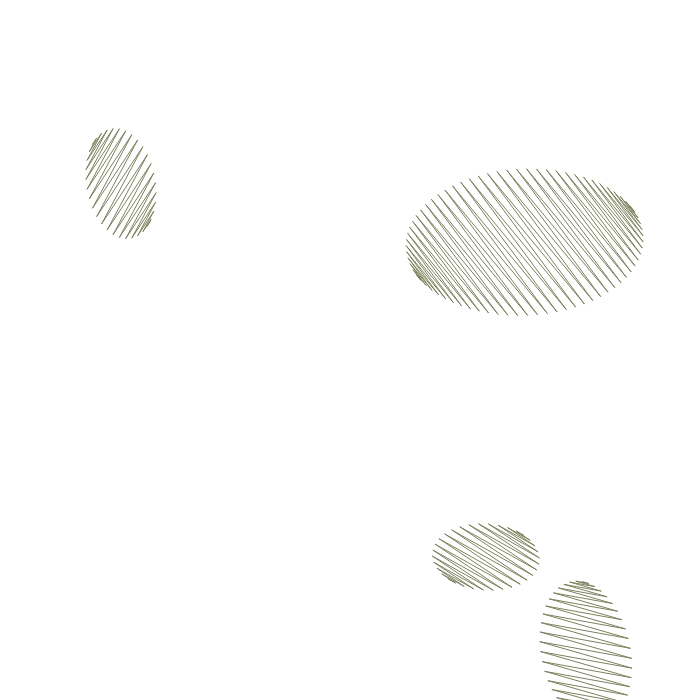
Frame 1 (no input)
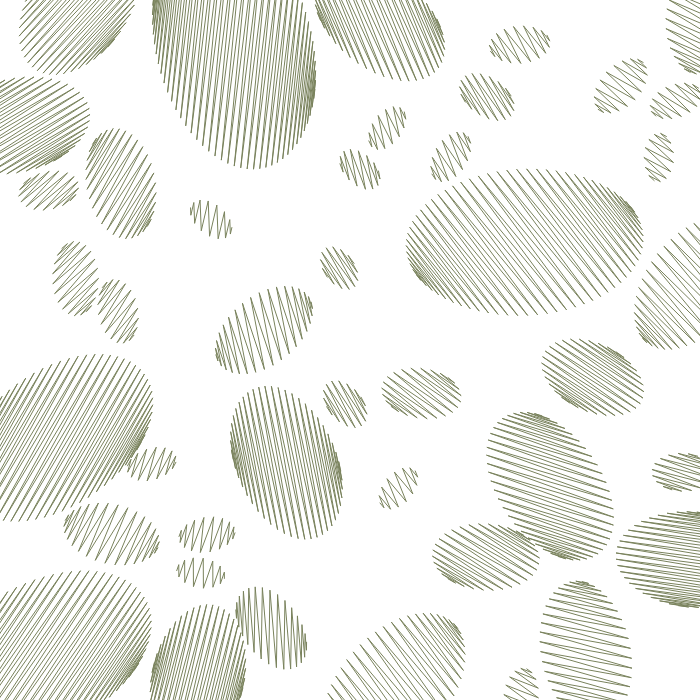
Frame 60 (no input)
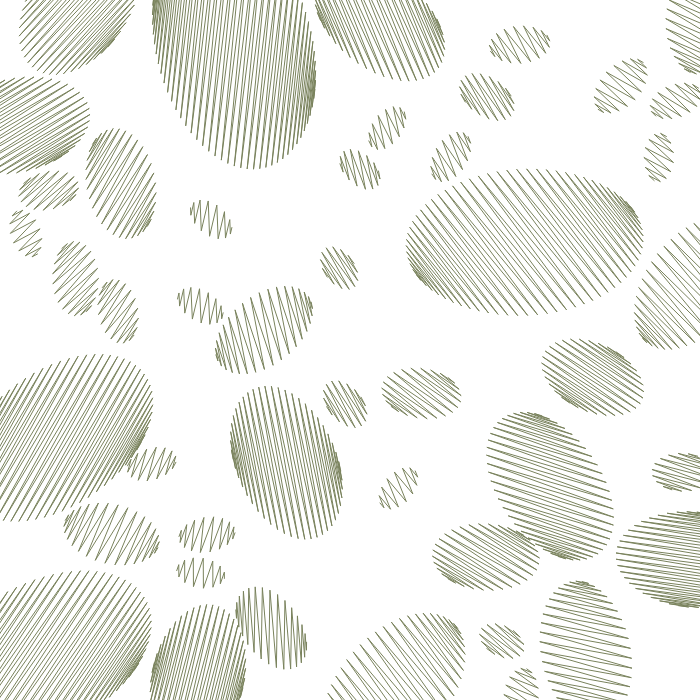
Frame 120 (the mouse pressed at the canvas centre since frame 60)

The p5.js sketch that drew these frames (run headless with seeded random() and noise() and a simulated clock; from frame 60 on, the mouse is pressed at the canvas centre):

// p5.js sketch
// ── sketch.js
// ============================================
// p5.js Sketch 模板
// ============================================

// 設定原始畫布尺寸（你的設計基準尺寸）
// 修改這裡來設定你的作品尺寸
const BASE_WIDTH = 700;
const BASE_HEIGHT = 700;

// ============================================
// 全域變數
// ============================================

let scaleRatio = 1;
let canvasWidth = BASE_WIDTH;
let canvasHeight = BASE_HEIGHT;
let p5Initialized = false;

// 在這裡宣告你的自訂變數
const ellipses = [];
let segmentModifier;

// ============================================
// 控制訊息監聽（用於暫停/播放功能）
// ============================================

window.addEventListener("message", function (event) {
  if (!p5Initialized) return; // 等待 p5.js 初始化完成

  if (event.data && event.data.type === "pause-sketch") {
    // 暫停動畫
    noLoop();
  } else if (event.data && event.data.type === "play-sketch") {
    // 繼續播放動畫
    loop();
  }
});

// ============================================
// p5.js 設定函數
// ============================================

async function setup() {
  // 取得容器
  const container = document.getElementById("p5-canvas-wrapper");
  if (!container) {
    // 如果沒有容器，使用預設尺寸
    createCanvas(BASE_WIDTH, BASE_HEIGHT);
    pixelDensity(1);

    segmentModifier = random(3, 6);

    noFill();
    colorMode(HSB);
    stroke(random(360), 29, 51);
    strokeWeight(1);

    for (let i = 0; i < 500; i++) {
      let x = random(BASE_WIDTH);
      let y = random(BASE_HEIGHT);
      let baseSize = max(randomGaussian(100, 50), 30);
      let w = baseSize;
      let h = baseSize * 1.618;
      let angle = random(TAU);

      let myEllipse = new MyEllipse(x, y, w, h, angle);

      let collisionChecked = true;
      for (let e of ellipses) {
        if (myEllipse.isCollision(e)) {
          collisionChecked = false;
          break;
        }
      }
      if (collisionChecked) {
        ellipses.push(myEllipse);
      }
    }

    for (let e of ellipses) {
      // e.draw()
      e.draw();
      await sleep(10);
    }

    p5Initialized = true; // 標記 p5.js 已初始化
    return;
  }

  // 計算容器尺寸（使用 requestAnimationFrame 確保 DOM 已準備好）
  let containerWidth =
    container.offsetWidth || container.clientWidth || window.innerWidth;
  let containerHeight =
    container.offsetHeight || container.clientHeight || window.innerHeight;

  // 如果容器尺寸為 0，使用視窗尺寸
  if (containerWidth === 0 || containerHeight === 0) {
    containerWidth = window.innerWidth;
    containerHeight = window.innerHeight;
  }

  // 計算縮放比例（保持寬高比）
  const scaleX = containerWidth / BASE_WIDTH;
  const scaleY = containerHeight / BASE_HEIGHT;
  scaleRatio = min(scaleX, scaleY); // 使用較小的比例以保持寬高比

  // 計算實際 canvas 尺寸
  canvasWidth = BASE_WIDTH * scaleRatio;
  canvasHeight = BASE_HEIGHT * scaleRatio;

  // 建立 canvas（p5.js 會自動將它添加到 body）
  createCanvas(canvasWidth, canvasHeight);

  // 確保 canvas 在容器中（如果還沒有）
  const canvas = document.querySelector("canvas");
  if (canvas && container && !container.contains(canvas)) {
    container.appendChild(canvas);
  }

  // 根據縮放比例和設備像素比設定 pixelDensity
  // 目標：維持相同的視覺 PPI（每英寸像素數）
  // 公式：pixelDensity = devicePixelRatio * scaleRatio
  const devicePixelRatio = window.devicePixelRatio || 1;
  const targetDensity = devicePixelRatio * scaleRatio;

  // 限制在合理範圍內（1-3）以平衡畫質和效能
  // 注意：較高的 pixelDensity 會增加渲染負擔，可能導致初始卡頓
  const finalDensity = Math.max(1, Math.min(targetDensity, 3));
  pixelDensity(finalDensity);

  // 提示：如果遇到初始卡頓，可以考慮：
  // 1. 降低 pixelDensity 上限（例如改為 2）
  // 2. 將複雜的初始化邏輯延遲到 draw() 的第一幀
  // 3. 使用 requestAnimationFrame 分批處理大量計算

  // ============================================
  // 在這裡初始化你的變數
  // ============================================
  push();
  scale(scaleRatio);
  background(255);

  segmentModifier = random(3, 6);

  noFill();
  colorMode(HSB);
  stroke(random(360), 29, 51);
  strokeWeight(1);

  for (let i = 0; i < 500; i++) {
    let x = random(BASE_WIDTH);
    let y = random(BASE_HEIGHT);
    let baseSize = max(randomGaussian(100, 50), 30);
    let w = baseSize;
    let h = baseSize * 1.618;
    let angle = random(TAU);

    let myEllipse = new MyEllipse(x, y, w, h, angle);

    let collisionChecked = true;
    for (let e of ellipses) {
      if (myEllipse.isCollision(e)) {
        collisionChecked = false;
        break;
      }
    }
    if (collisionChecked) {
      ellipses.push(myEllipse);
    }
  }

  for (let e of ellipses) {
    // e.draw()
    e.draw();
    await sleep(10);
  }

  pop();

  // 標記 p5.js 已初始化，現在可以安全使用 noLoop() 和 loop()
  p5Initialized = true;
  noLoop();
}

// ============================================
// p5.js 繪製函數（動畫循環）
// ============================================

function draw() {
  push();
  scale(scaleRatio);

  // ============================================
  // 在這裡撰寫你的創作程式碼
  // ============================================
  // 注意：
  // 1. 這裡的座標系統是基於 BASE_WIDTH x BASE_HEIGHT 的
  // 2. 實際繪製會自動縮放到 canvasWidth x canvasHeight
  // 3. 你可以直接使用 BASE_WIDTH 和 BASE_HEIGHT 作為參考
  // 4. mouseX 和 mouseY 需要除以 scaleRatio 來取得正確的座標
  //    例如：let mx = mouseX / scaleRatio;
  //         let my = mouseY / scaleRatio;

  // 範例程式碼：
  // background(220);
  // fill(255, 0, 0);
  // circle(BASE_WIDTH / 2, BASE_HEIGHT / 2, 50);

  // x += speed;
  // if (x > BASE_WIDTH) {
  //   x = 0;
  // }
  // fill(0, 0, 255);
  // circle(x, BASE_HEIGHT / 2, 30);

  pop();
}

class MyEllipse {
  constructor(x, y, w, h, angle) {
    this.position = createVector(x, y);
    this.w = w;
    this.h = h;
    this.n = noise(this.position.x * 0.001, this.position.y * 0.001);
    this.angle = angle;
    this.segments = round((w + h) / segmentModifier);
    // this.segments = 10
  }

  draw() {
    const vertices = this.getVertices();
    const v = createVector(1, 0).rotate(this.n * TAU);
    vertices.sort(function (a, b) {
      const projectionA = getProjection(
        a.copy().add(BASE_WIDTH * 100, BASE_HEIGHT * 100),
        v
      );
      const projectionB = getProjection(
        b.copy().add(BASE_WIDTH * 100, BASE_HEIGHT * 100),
        v
      );
      return projectionA.mag() - projectionB.mag();
    });
    beginShape();

    for (let v of vertices) {
      vertex(v.x, v.y);
    }

    endShape();
  }

  getVertices() {
    let vertices = [];
    for (let i = 0; i < this.segments; i++) {
      let t = (i / this.segments) * TWO_PI;

      let px = (this.w / 2) * cos(t);
      let py = (this.h / 2) * sin(t);

      let rotatedX = px * cos(this.angle) - py * sin(this.angle);
      let rotatedY = px * sin(this.angle) + py * cos(this.angle);

      vertices.push(
        createVector(this.position.x + rotatedX, this.position.y + rotatedY)
      );
    }
    return vertices;
  }

  getAxes(vertices) {
    let axes = [];
    for (let i = 0; i < vertices.length; i++) {
      let p1 = vertices[i];
      let p2 = vertices[(i + 1) % vertices.length];

      let edge = p5.Vector.sub(p2, p1);

      let n = createVector(-edge.y, edge.x);
      n.normalize();

      axes.push(n);
    }
    return axes;
  }

  projectOntoAxis(axis, vertices) {
    let minAxis = Infinity;
    let maxAxis = -Infinity;

    for (let v of vertices) {
      let projection = v.dot(axis);
      minAxis = Math.min(minAxis, projection);
      maxAxis = Math.max(maxAxis, projection);
    }

    return {
      minAxis,
      maxAxis,
    };
  }
  projectionsOverlap(proj1, proj2) {
    return !(proj1.maxAxis < proj2.minAxis || proj2.maxAxis < proj1.minAxis);
  }

  // SAT
  isCollision(anotherEllipse) {
    let verticesA = this.getVertices();
    let verticesB = anotherEllipse.getVertices();

    let axesA = this.getAxes(verticesA);
    let axesB = this.getAxes(verticesB);
    let allAxes = axesA.concat(axesB);

    for (let axis of allAxes) {
      let projA = this.projectOntoAxis(axis, verticesA);
      let projB = this.projectOntoAxis(axis, verticesB);
      if (!this.projectionsOverlap(projA, projB)) {
        return false;
      }
    }

    return true;
  }
}

function getProjection(v1, v2) {
  return v2.copy().mult((p5.Vector.dot(v1, v2) / v2.mag()) * v2.mag());
}

function sleep(ms) {
  return new Promise((resolve) => setTimeout(resolve, ms));
}
